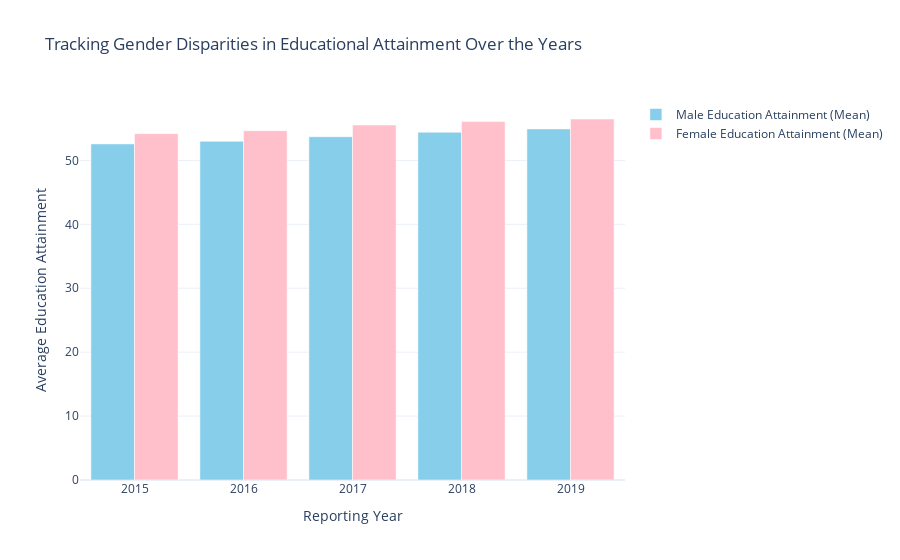

Write notebook code for a chart like this one.
### Code cell
# Group data by Reporting Year and calculate means
male_eduattain_mean = edtech2_df.groupby('Reporting_Year')[male_eduattain_columns].mean().mean(axis=1)
female_eduattain_mean = edtech2_df.groupby('Reporting_Year')[female_eduattain_columns].mean().mean(axis=1)

# Convert to lists for plotting
years = male_eduattain_mean.index.tolist()
male_values = male_eduattain_mean.values.tolist()
female_values = female_eduattain_mean.values.tolist()

# Create the bar chart
fig = go.Figure()

# Add Male Education bars
fig.add_trace(go.Bar(
    x=years,
    y=male_values,
    name='Male Education Attainment (Mean)',
    text=[f"{val:.2f}" for val in male_values],  
    textposition='none', 
    marker_color='skyblue'
))

# Add Female Education bars
fig.add_trace(go.Bar(
    x=years,
    y=female_values,
    name='Female Education Attainment (Mean)',
    text=[f"{val:.2f}" for val in female_values], 
    textposition='none',  
    marker_color='pink'
))

# Update layout
fig.update_layout(
    title='Tracking Gender Disparities in Educational Attainment Over the Years',
    xaxis_title='Reporting Year',
    yaxis_title='Average Education Attainment',
    barmode='group',  
    template='plotly_white',
    hovermode='x'
)

fig.show()

### Figure 1 — Plotly figure (JSON) as saved in the notebook; plotly's stock layout.template omitted (floating-point values rounded to 4 significant figures)
{"data": [{"marker": {"color": "skyblue"}, "name": "Male Education Attainment (Mean)", "text": ["52.58", "52.99", "53.71", "54.41", "54.93"], "textposition": "none", "type": "bar", "x": [2015, 2016, 2017, 2018, 2019], "y": [52.58, 52.99, 53.71, 54.41, 54.93]}, {"marker": {"color": "pink"}, "name": "Female Education Attainment (Mean)", "text": ["54.19", "54.65", "55.54", "56.07", "56.48"], "textposition": "none", "type": "bar", "x": [2015, 2016, 2017, 2018, 2019], "y": [54.19, 54.65, 55.54, 56.07, 56.48]}], "layout": {"barmode": "group", "hovermode": "x", "title": {"text": "Tracking Gender Disparities in Educational Attainment Over the Years"}, "xaxis": {"title": {"text": "Reporting Year"}}, "yaxis": {"title": {"text": "Average Education Attainment"}}}}
